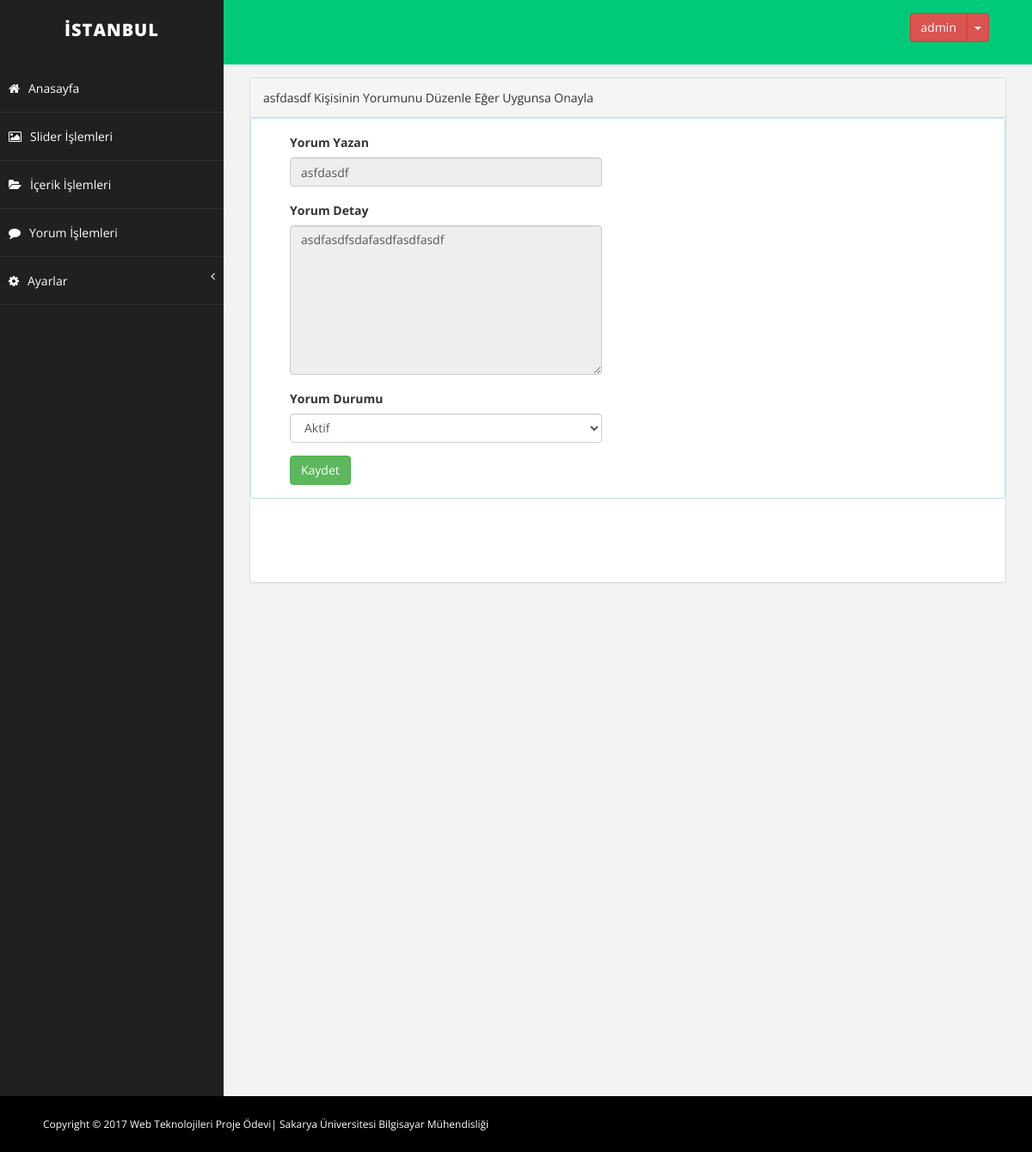
The page /proje/admin/adminyorum_duzenle.php?yorum_id=6 (signed in) on the database its author committed.
### tables this page shows
CREATE TABLE `yorum` (
  `yorum_id` int(11) NOT NULL,
  `yorumicerik_id` int(11) NOT NULL,
  `yorum_yazan` varchar(100) NOT NULL,
  `yorum_zaman` datetime(6) NOT NULL,
  `yorum_detay` text NOT NULL,
  `yorum_durum` int(1) NOT NULL DEFAULT '0'
);

### proje/admin/adminyorum_duzenle.php (the view, shortened to what this page needs)
      <?php
       include 'adminheader.php';
              ?>
       <div id="page-wrapper">
               <div class="row">
                   <div class="col-md-12">
                     <div class="panel panel-default genelayarstil">
                      <?php $yorumsor=$db->prepare("SELECT * from yorum where yorum_id=?");
              $id = $_GET['yorum_id'];
             $yorumsor->execute(array($id));
             $yorumcek=$yorumsor->fetch(PDO::FETCH_ASSOC); ?>
                       <div class="panel-heading">
                         <?php echo $yorumcek['yorum_yazan'] ?> Kişisinin Yorumunu Düzenle Eğer Uygunsa Onayla
                       </div>
              <div class="panel panel-info">
                       <div class="panel-body">
                                   <div class="col-md-6">
                           <form action="baglantii/islem.php?yorum_id=<?php echo $yorumcek['yorum_id'] ?>" method="POST" role="form" class="col-md-12 adminayar">
                                       <div class="form-group">
                                           <label>Yorum Yazan</label>
                                           <input name="yorum_yazan"  value="<?php echo $yorumcek['yorum_yazan'] ?>" class="form-control"  type="text" readonly>
                                       </div>
                                       <div class="form-group">
                                           <label>Yorum Detay</label>
                                           <textarea  name="yorum_detay" readonly  class="form-control"  rows="8"><?php echo $yorumcek['yorum_detay']?></textarea>
                                       </div>
                                       <div class="form-group" >
                                           <label>Yorum Durumu</label>
                                           <select class="form-control"  name="yorum_durum">
                                           <?php if($yorumcek['yorum_durum']==1){ ?>
                                                 <option value="1">Aktif</option>
                                           <?php }
                                             else{ ?>
                                                 <option value="0">Pasif</option>
                                                 <option value="1">Aktif</option>
                                           <?php } ?>
                                         </select>
                                       </div>
                                       <button  type="submit" name="yorumduzenle" class="btn btn-success">Kaydet</button>
                                   </form>
                                   </div>
                           </div>
                       </div>
                     </div>
                   </div>
               </div>
       </div>
   </div>
<?php include 'adminfooter.php'; ?>

### proje/admin/assets/css/basic.css (style rules this page uses)
body { font-family: 'Open Sans', sans-serif; line-height:25px; }
#page-wrapper { padding: 15px 15px; min-height: 600px; background: #F3F3F3; }
@media (min-width:768px) { #page-wrapper { margin: 0 0 0 260px; padding: 15px 30px; min-height: 1200px; } }

### proje/admin/assets/css/adminyenistiller.css (style rules this page uses)
.genelayarstil { margin-bottom: 0px; height: 588px; }

### rows shown on the page
yorum: yorum_yazan "asfdasdf", yorum_detay "asdfasdfsdafasdfasdfasdf", yorum_durum "Aktif"

### other values the page prints
$_SESSION['kullanici'] "admin"
